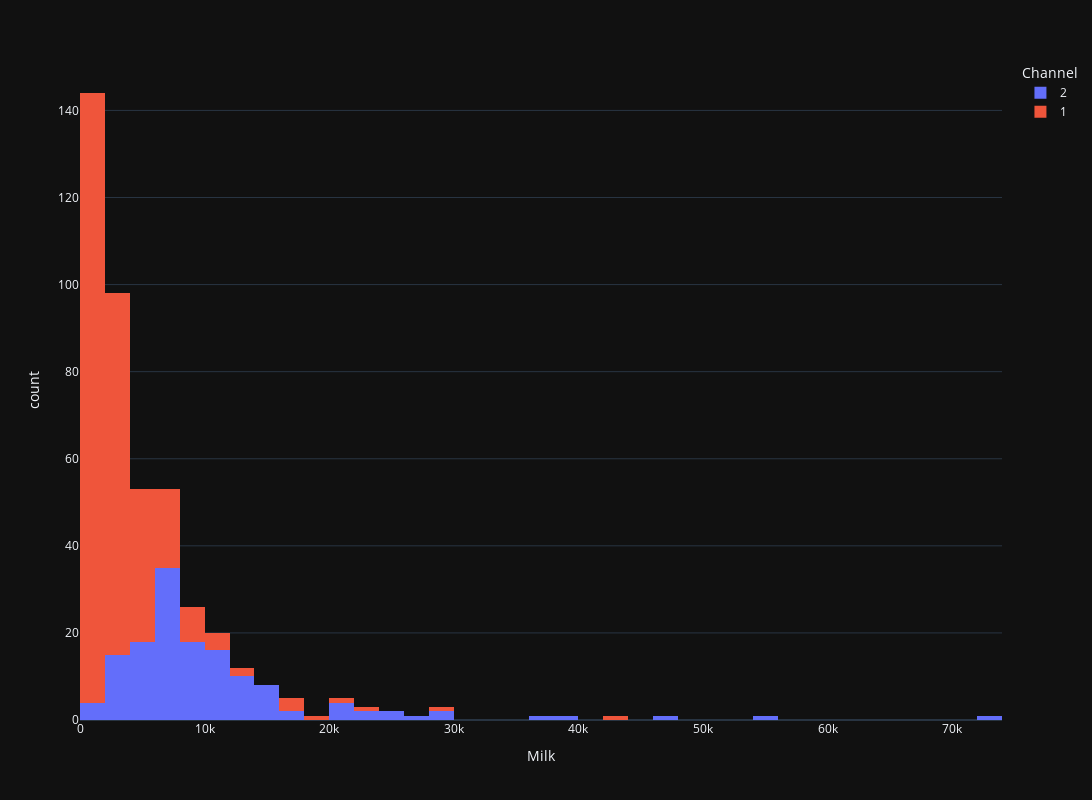

Notebook code for this chart:
### Markdown cell above
**TASK: Use seaborn to create a histogram of MILK spending, colored by Channel. Can you figure out how to use seaborn to "stack" the channels, instead of have them overlap?**

### Code cell
#CODE HERE

### Figure 1 — Plotly figure (JSON) as saved in the notebook; plotly's stock layout.template omitted (floating-point values rounded to 4 significant figures; data arrays with more than 128 entries replaced by an {"elided": "..."} marker saying what was removed)
{"data": [{"alignmentgroup": "True", "bingroup": "x", "hovertemplate": "Channel=2<br>Milk=%{x}<br>count=%{y}<extra></extra>", "legendgroup": "2", "marker": {"color": "#636efa", "pattern": {"shape": ""}}, "name": "2", "offsetgroup": "2", "orientation": "v", "showlegend": true, "x": {"elided": "142 int values"}, "xaxis": "x", "yaxis": "y", "type": "histogram"}, {"alignmentgroup": "True", "bingroup": "x", "hovertemplate": "Channel=1<br>Milk=%{x}<br>count=%{y}<extra></extra>", "legendgroup": "1", "marker": {"color": "#EF553B", "pattern": {"shape": ""}}, "name": "1", "offsetgroup": "1", "orientation": "v", "showlegend": true, "x": {"elided": "298 int values"}, "xaxis": "x", "yaxis": "y", "type": "histogram"}], "layout": {"xaxis": {"anchor": "y", "domain": [0.0, 1.0], "title": {"text": "Milk"}}, "yaxis": {"anchor": "x", "domain": [0.0, 1.0], "title": {"text": "count"}}, "legend": {"title": {"text": "Channel"}, "tracegroupgap": 0}, "margin": {"t": 60}, "barmode": "relative", "width": 1600, "height": 800}}
